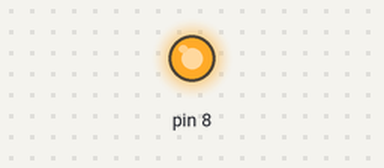
The sketch below on a simulated Arduino Uno, built with avr-gcc and run on an emulated ATmega328P. Parts: output pins drawn as LEDs (lit = HIGH). What the sketch prints to the serial monitor is not drawn.

Above: at 0.1 s.
Timing chart, 0 to 1.6 s (numbered marks = the images above):
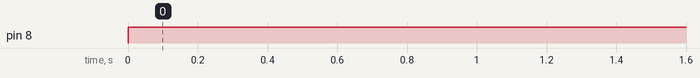

The sketch:

capteur.ino
```cpp
int ok;
int err;
int etat;
int etatSuivantReception;
int nbreReception;
int numCapteur;

void setup(){

 Serial.begin(9600);
 etat = 0;
 numCapteur = 0;
 pinMode(8,OUTPUT);

}

void loop(){
  char buffer[100];
  int puiss[12];

  switch(etat){

      case -1:
        if(Serial.available()<nbreReception){
          etat = -1;
        } else {
          etat = etatSuivantReception;
        }
        break;

     case 0:
      Serial.write("+++");
      etat = -1;
      etatSuivantReception = 1;
      nbreReception = 3;
      digitalWrite(8,HIGH);
      break;

     case 1:
       Serial.readBytes(buffer,3);
       if(buffer[0]== 'O' && buffer[1]=='K' && buffer[3] == 0x0D){
         //potentiel config xbee à faire ici
           digitalWrite(8,LOW);
           etat = -1;
           etatSuivantReception = 2;
           nbreReception = 2;
       } else {
           //resetSerial();
           etat = 0;
       }
       break;

     case 2 :
       Serial.readBytes(buffer,2);
       if(buffer[1]==0xAA){
         Serial.write(numCapteur);
         Serial.write(0xAB);
         etat = -1;
         etatSuivantReception = 2;
         nbreReception = 2;
       } else {
         etat = 0;
       }
       break;
  }
}
```

Measured:
- by itself, pin 8: LOW → HIGH at 0.00 s
